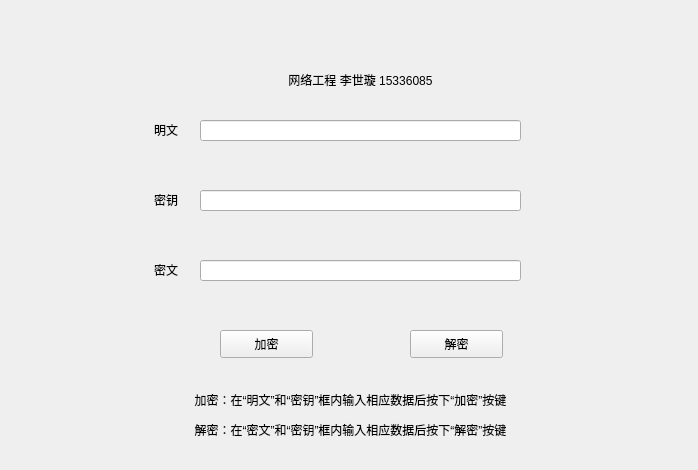
<?xml version="1.0" encoding="UTF-8"?>
<ui version="4.0">
 <class>MainWindow</class>
 <widget class="QMainWindow" name="MainWindow">
  <property name="geometry">
   <rect>
    <x>0</x>
    <y>0</y>
    <width>698</width>
    <height>470</height>
   </rect>
  </property>
  <property name="contextMenuPolicy">
   <enum>Qt::CustomContextMenu</enum>
  </property>
  <property name="windowTitle">
   <string>Caesar</string>
  </property>
  <property name="windowIcon">
   <iconset>
    <normaloff>:/E:/图片/素材/矢量图标/加密.png</normaloff>:/E:/图片/素材/矢量图标/加密.png</iconset>
  </property>
  <property name="autoFillBackground">
   <bool>false</bool>
  </property>
  <property name="styleSheet">
   <string notr="true">background-image: url(:/background.png);</string>
  </property>
  <widget class="QWidget" name="centralWidget">
   <widget class="QLabel" name="title">
    <property name="geometry">
     <rect>
      <x>170</x>
      <y>-20</y>
      <width>481</width>
      <height>91</height>
     </rect>
    </property>
    <property name="styleSheet">
     <string notr="true">background:transparent</string>
    </property>
    <property name="text">
     <string>&lt;html&gt;&lt;head/&gt;&lt;body&gt;&lt;p&gt;&lt;img src=&quot;:/title.png&quot;/&gt;&lt;/p&gt;&lt;/body&gt;&lt;/html&gt;</string>
    </property>
    <property name="textFormat">
     <enum>Qt::RichText</enum>
    </property>
    <property name="alignment">
     <set>Qt::AlignCenter</set>
    </property>
    <property name="openExternalLinks">
     <bool>true</bool>
    </property>
   </widget>
   <widget class="QLineEdit" name="plain">
    <property name="geometry">
     <rect>
      <x>200</x>
      <y>120</y>
      <width>321</width>
      <height>21</height>
     </rect>
    </property>
    <property name="styleSheet">
     <string notr="true">background-image: url(:/border.png);</string>
    </property>
    <property name="text">
     <string/>
    </property>
   </widget>
   <widget class="QLabel" name="label_2">
    <property name="geometry">
     <rect>
      <x>130</x>
      <y>120</y>
      <width>72</width>
      <height>20</height>
     </rect>
    </property>
    <property name="styleSheet">
     <string notr="true">background:transparent;
font: 9pt &quot;黑体&quot;;</string>
    </property>
    <property name="text">
     <string>明文</string>
    </property>
    <property name="alignment">
     <set>Qt::AlignCenter</set>
    </property>
   </widget>
   <widget class="QLabel" name="label_3">
    <property name="geometry">
     <rect>
      <x>130</x>
      <y>190</y>
      <width>72</width>
      <height>20</height>
     </rect>
    </property>
    <property name="styleSheet">
     <string notr="true">background:transparent;
font: 9pt &quot;黑体&quot;;</string>
    </property>
    <property name="text">
     <string>密钥</string>
    </property>
    <property name="alignment">
     <set>Qt::AlignCenter</set>
    </property>
   </widget>
   <widget class="QLineEdit" name="key">
    <property name="geometry">
     <rect>
      <x>200</x>
      <y>190</y>
      <width>321</width>
      <height>21</height>
     </rect>
    </property>
    <property name="styleSheet">
     <string notr="true">background-image: url(:/border.png);</string>
    </property>
   </widget>
   <widget class="QPushButton" name="encryption">
    <property name="geometry">
     <rect>
      <x>220</x>
      <y>330</y>
      <width>93</width>
      <height>28</height>
     </rect>
    </property>
    <property name="autoFillBackground">
     <bool>false</bool>
    </property>
    <property name="styleSheet">
     <string notr="true">background-image: url(:/border.png);
font: 9pt &quot;Adobe 黑体 Std R&quot;;</string>
    </property>
    <property name="text">
     <string>加密</string>
    </property>
   </widget>
   <widget class="QLabel" name="label_4">
    <property name="geometry">
     <rect>
      <x>130</x>
      <y>260</y>
      <width>72</width>
      <height>20</height>
     </rect>
    </property>
    <property name="styleSheet">
     <string notr="true">background:transparent;
font: 9pt &quot;黑体&quot;;</string>
    </property>
    <property name="text">
     <string>密文</string>
    </property>
    <property name="alignment">
     <set>Qt::AlignCenter</set>
    </property>
   </widget>
   <widget class="QPushButton" name="decryption">
    <property name="geometry">
     <rect>
      <x>410</x>
      <y>330</y>
      <width>93</width>
      <height>28</height>
     </rect>
    </property>
    <property name="autoFillBackground">
     <bool>false</bool>
    </property>
    <property name="styleSheet">
     <string notr="true">background-image: url(:/border.png);
font: 9pt &quot;Adobe 黑体 Std R&quot;;</string>
    </property>
    <property name="text">
     <string>解密</string>
    </property>
   </widget>
   <widget class="QLabel" name="label">
    <property name="geometry">
     <rect>
      <x>170</x>
      <y>330</y>
      <width>41</width>
      <height>31</height>
     </rect>
    </property>
    <property name="styleSheet">
     <string notr="true">background:transparent</string>
    </property>
    <property name="text">
     <string>&lt;html&gt;&lt;head/&gt;&lt;body&gt;&lt;p&gt;&lt;img src=&quot;:/E:/图片/素材/矢量图标/加密30.png&quot;/&gt;&lt;/p&gt;&lt;/body&gt;&lt;/html&gt;</string>
    </property>
    <property name="alignment">
     <set>Qt::AlignCenter</set>
    </property>
   </widget>
   <widget class="QLabel" name="label_6">
    <property name="geometry">
     <rect>
      <x>360</x>
      <y>330</y>
      <width>41</width>
      <height>31</height>
     </rect>
    </property>
    <property name="styleSheet">
     <string notr="true">background:transparent</string>
    </property>
    <property name="text">
     <string>&lt;html&gt;&lt;head/&gt;&lt;body&gt;&lt;p&gt;&lt;img src=&quot;:/E:/图片/素材/矢量图标/解密30.png&quot;/&gt;&lt;/p&gt;&lt;/body&gt;&lt;/html&gt;</string>
    </property>
    <property name="alignment">
     <set>Qt::AlignCenter</set>
    </property>
   </widget>
   <widget class="QLabel" name="label_7">
    <property name="geometry">
     <rect>
      <x>240</x>
      <y>70</y>
      <width>241</width>
      <height>20</height>
     </rect>
    </property>
    <property name="styleSheet">
     <string notr="true">background:transparent;
font: 9pt &quot;黑体&quot;;</string>
    </property>
    <property name="text">
     <string>网络工程 李世璇 15336085</string>
    </property>
    <property name="alignment">
     <set>Qt::AlignCenter</set>
    </property>
   </widget>
   <widget class="QLineEdit" name="cipher">
    <property name="geometry">
     <rect>
      <x>200</x>
      <y>260</y>
      <width>321</width>
      <height>21</height>
     </rect>
    </property>
    <property name="styleSheet">
     <string notr="true">background-image: url(:/border.png);</string>
    </property>
   </widget>
   <widget class="QLabel" name="label_8">
    <property name="geometry">
     <rect>
      <x>100</x>
      <y>390</y>
      <width>501</width>
      <height>20</height>
     </rect>
    </property>
    <property name="styleSheet">
     <string notr="true">background:transparent;
font: 9pt &quot;黑体&quot;;</string>
    </property>
    <property name="text">
     <string>加密：在“明文”和“密钥”框内输入相应数据后按下“加密”按键</string>
    </property>
    <property name="alignment">
     <set>Qt::AlignCenter</set>
    </property>
   </widget>
   <widget class="QLabel" name="label_9">
    <property name="geometry">
     <rect>
      <x>100</x>
      <y>420</y>
      <width>501</width>
      <height>20</height>
     </rect>
    </property>
    <property name="styleSheet">
     <string notr="true">background:transparent;
font: 9pt &quot;黑体&quot;;</string>
    </property>
    <property name="text">
     <string>解密：在“密文”和“密钥”框内输入相应数据后按下“解密”按键</string>
    </property>
    <property name="alignment">
     <set>Qt::AlignCenter</set>
    </property>
   </widget>
  </widget>
 </widget>
 <layoutdefault spacing="6" margin="11"/>
 <resources/>
 <connections/>
</ui>
